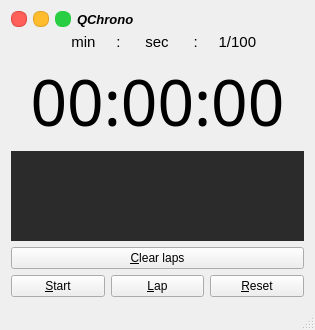
<?xml version="1.0" encoding="UTF-8"?>
<ui version="4.0">
 <class>MainWindow</class>
 <widget class="QMainWindow" name="MainWindow">
  <property name="enabled">
   <bool>true</bool>
  </property>
  <property name="geometry">
   <rect>
    <x>0</x>
    <y>0</y>
    <width>315</width>
    <height>330</height>
   </rect>
  </property>
  <property name="windowTitle">
   <string>QChrono</string>
  </property>
  <property name="windowIcon">
   <iconset resource="icons.qrc">
    <normaloff>:/img/img/clock.png</normaloff>:/img/img/clock.png</iconset>
  </property>
  <widget class="QWidget" name="centralWidget">
   <layout class="QGridLayout" name="gridLayout">
    <item row="0" column="0">
     <layout class="QHBoxLayout" name="horizontalLayout_3">
      <item>
       <layout class="QHBoxLayout" name="horizontalLayout_2">
        <property name="sizeConstraint">
         <enum>QLayout::SetFixedSize</enum>
        </property>
        <item>
         <widget class="QPushButton" name="closeWindowButton">
          <property name="minimumSize">
           <size>
            <width>16</width>
            <height>16</height>
           </size>
          </property>
          <property name="maximumSize">
           <size>
            <width>16</width>
            <height>16</height>
           </size>
          </property>
          <property name="styleSheet">
           <string notr="true">QPushButton{ 
	background-color: rgb(255, 96, 89);
	border-radius:7;
	border-width: 1px;
	border-style: solid;
	border-color: rgb(225, 71, 64);
}
QPushButton:hover{ 
	background-color: rgb(240, 0, 0);
	border-radius:7;
	border-width: 1px;
	border-style: solid;
	border-color: rgb(225, 71, 64);
}
QPushButton:pressed{ 
	background-color: rgb(220, 0, 0);
	border-radius:7;
	border-width: 1px;
	border-style: solid;
	border-color: rgb(225, 71, 64);
}

</string>
          </property>
          <property name="text">
           <string/>
          </property>
         </widget>
        </item>
        <item>
         <widget class="QPushButton" name="restoreWindowButton_2">
          <property name="minimumSize">
           <size>
            <width>16</width>
            <height>16</height>
           </size>
          </property>
          <property name="maximumSize">
           <size>
            <width>16</width>
            <height>16</height>
           </size>
          </property>
          <property name="styleSheet">
           <string notr="true">QPushButton{ 
	background-color:rgb(255, 189, 46);
	border-radius:7;
	border-width: 1px;
	border-style: solid;
	border-color: rgb(223, 161, 35);
}
QPushButton:hover{ 
	background-color: rgb(255, 255, 0);
	border-radius:7;
	border-width: 1px;
	border-style: solid;
	border-color: rgb(223, 161, 35);
}
QPushButton:pressed{ 
	background-color: rgb(100, 100, 0);
	border-radius:7;
	border-width: 1px;
	border-style: solid;
	border-color: rgb(223, 161, 35);
}

</string>
          </property>
          <property name="text">
           <string/>
          </property>
         </widget>
        </item>
        <item>
         <widget class="QPushButton" name="restoreWindowButton">
          <property name="minimumSize">
           <size>
            <width>16</width>
            <height>16</height>
           </size>
          </property>
          <property name="maximumSize">
           <size>
            <width>16</width>
            <height>16</height>
           </size>
          </property>
          <property name="styleSheet">
           <string notr="true">QPushButton{ 
	background-color: rgb(41, 206, 66);
	border-radius:7;
	border-width: 1px;
	border-style: solid;
	border-color: rgb(37, 204, 62);
}
QPushButton:hover{ 
	background-color: rgb(0, 255, 0);
	border-radius:7;
	border-width: 1px;
	border-style: solid;
	border-color: rgb(37, 204, 62);
}
QPushButton:pressed{ 
	background-color: rgb(40, 200, 50);
	border-radius:7;
	border-width: 1px;
	border-style: solid;
	border-color: rgb(37, 204, 62);
}

</string>
          </property>
          <property name="text">
           <string/>
          </property>
         </widget>
        </item>
       </layout>
      </item>
      <item>
       <widget class="QLabel" name="windowTittleLabel">
        <property name="sizePolicy">
         <sizepolicy hsizetype="Expanding" vsizetype="Preferred">
          <horstretch>0</horstretch>
          <verstretch>0</verstretch>
         </sizepolicy>
        </property>
        <property name="font">
         <font>
          <pointsize>10</pointsize>
          <weight>75</weight>
          <italic>true</italic>
          <bold>true</bold>
         </font>
        </property>
        <property name="text">
         <string>QChrono</string>
        </property>
        <property name="scaledContents">
         <bool>false</bool>
        </property>
        <property name="alignment">
         <set>Qt::AlignLeading|Qt::AlignLeft|Qt::AlignVCenter</set>
        </property>
        <property name="margin">
         <number>1</number>
        </property>
        <property name="indent">
         <number>-1</number>
        </property>
       </widget>
      </item>
     </layout>
    </item>
    <item row="1" column="0">
     <layout class="QVBoxLayout" name="verticalLayout_3">
      <item>
       <widget class="QLabel" name="label">
        <property name="font">
         <font>
          <pointsize>11</pointsize>
          <weight>50</weight>
          <bold>false</bold>
          <underline>false</underline>
         </font>
        </property>
        <property name="text">
         <string>       min     :      sec      :     1/100    </string>
        </property>
        <property name="alignment">
         <set>Qt::AlignCenter</set>
        </property>
       </widget>
      </item>
      <item>
       <widget class="QLabel" name="gobLCD">
        <property name="font">
         <font>
          <family>Rockwell</family>
          <pointsize>48</pointsize>
          <weight>50</weight>
          <italic>false</italic>
          <bold>false</bold>
         </font>
        </property>
        <property name="frameShape">
         <enum>QFrame::NoFrame</enum>
        </property>
        <property name="text">
         <string>00:00:00</string>
        </property>
        <property name="alignment">
         <set>Qt::AlignCenter</set>
        </property>
       </widget>
      </item>
     </layout>
    </item>
    <item row="2" column="0">
     <layout class="QVBoxLayout" name="verticalLayout_2">
      <item>
       <widget class="QPlainTextEdit" name="gobLapTextArea">
        <property name="font">
         <font>
          <family>Rockwell Condensed</family>
          <pointsize>36</pointsize>
         </font>
        </property>
        <property name="styleSheet">
         <string notr="true">background-color: rgb(43, 43, 43);
color: rgb(85, 255, 0);</string>
        </property>
        <property name="frameShape">
         <enum>QFrame::NoFrame</enum>
        </property>
        <property name="frameShadow">
         <enum>QFrame::Plain</enum>
        </property>
        <property name="undoRedoEnabled">
         <bool>false</bool>
        </property>
        <property name="readOnly">
         <bool>true</bool>
        </property>
        <property name="centerOnScroll">
         <bool>true</bool>
        </property>
       </widget>
      </item>
      <item>
       <layout class="QVBoxLayout" name="verticalLayout">
        <item>
         <widget class="QPushButton" name="clearLapsButton">
          <property name="text">
           <string>&amp;Clear laps</string>
          </property>
         </widget>
        </item>
        <item>
         <layout class="QHBoxLayout" name="horizontalLayout">
          <item>
           <widget class="QPushButton" name="startButton">
            <property name="text">
             <string>&amp;Start</string>
            </property>
            <property name="icon">
             <iconset resource="icons.qrc">
              <normaloff>:/img/img/Go.png</normaloff>:/img/img/Go.png</iconset>
            </property>
            <property name="iconSize">
             <size>
              <width>32</width>
              <height>32</height>
             </size>
            </property>
           </widget>
          </item>
          <item>
           <widget class="QPushButton" name="flagButton">
            <property name="text">
             <string>&amp;Lap</string>
            </property>
            <property name="icon">
             <iconset resource="icons.qrc">
              <normaloff>:/img/img/lap.png</normaloff>:/img/img/lap.png</iconset>
            </property>
            <property name="iconSize">
             <size>
              <width>32</width>
              <height>32</height>
             </size>
            </property>
           </widget>
          </item>
          <item>
           <widget class="QPushButton" name="resetButton">
            <property name="text">
             <string>&amp;Reset</string>
            </property>
            <property name="icon">
             <iconset resource="icons.qrc">
              <normaloff>:/img/img/reset.png</normaloff>:/img/img/reset.png</iconset>
            </property>
            <property name="iconSize">
             <size>
              <width>32</width>
              <height>32</height>
             </size>
            </property>
           </widget>
          </item>
         </layout>
        </item>
       </layout>
      </item>
     </layout>
    </item>
   </layout>
  </widget>
  <widget class="QStatusBar" name="statusBar"/>
 </widget>
 <layoutdefault spacing="6" margin="11"/>
 <resources>
  <include location="icons.qrc"/>
 </resources>
 <connections/>
</ui>
